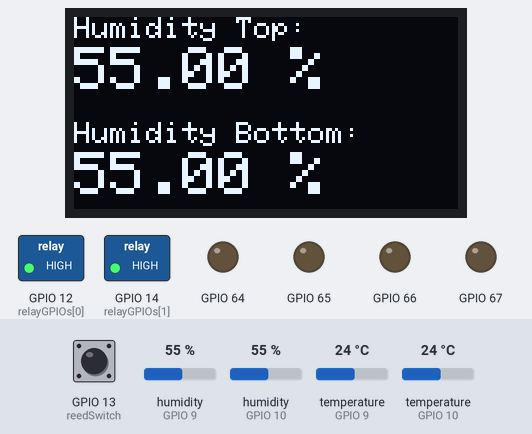
Bench run of a sketch on a simulated ESP8266 (NodeMCU). Parts: 128×64 one-colour display, switched loads named in the sketch (green lamp = pin HIGH), output pins drawn as LEDs (lit = HIGH). The test bench sets the inputs (shaded band); at power-on: GPIO 13 (reedSwitch) HIGH, humidity (sensors on GPIO 9, GPIO 10) 55 %, temperature (sensors on GPIO 9, GPIO 10) 24 °C. WiFi joins after 1.5 s; servers stay silent unless stated; what the sketch prints to the serial monitor is not drawn.

Above: at 6.9 s.
7.0 s: GPIO 13 (reedSwitch) pulled LOW for 0.15 s
At 11.9 s:
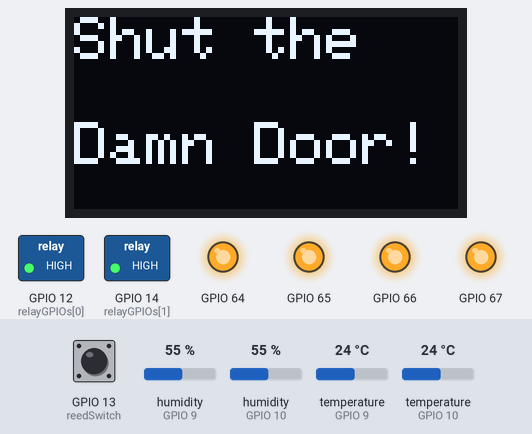
12.2 s: GPIO 13 (reedSwitch) pulled LOW for 1 s
At 17.7 s:
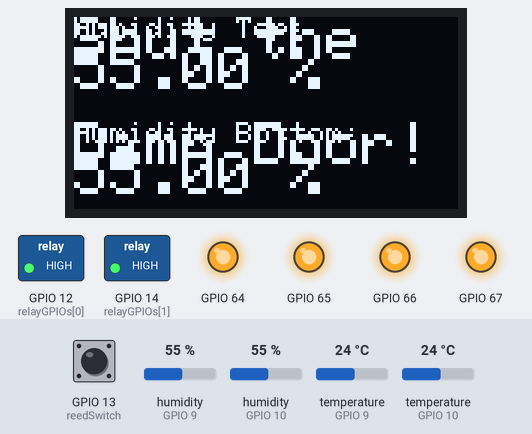
17.8 s: GPIO 13 (reedSwitch) pulled LOW for 0.15 s
At 22.5 s:
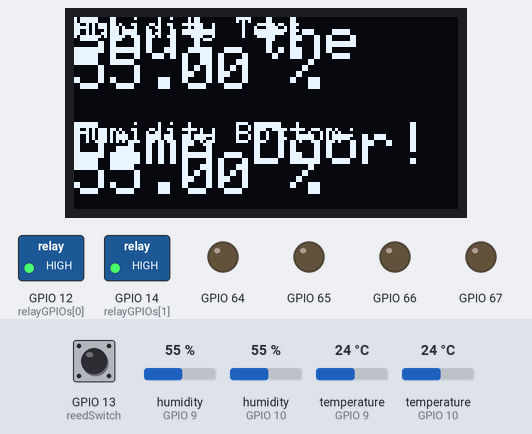
25.3 s: humidity (sensor on GPIO 9) set to 63 %
At 28.4 s:
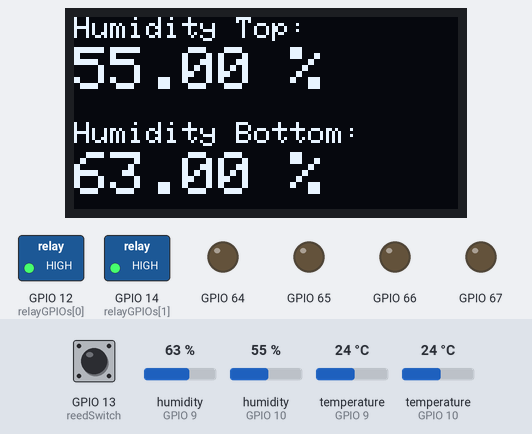
29.3 s: humidity (sensor on GPIO 9) set to 66 %
At 32.6 s:
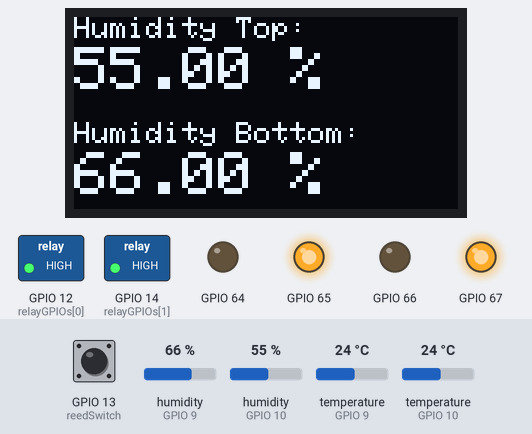
33.4 s: humidity (sensor on GPIO 10) set to 63 %
At 36.7 s:
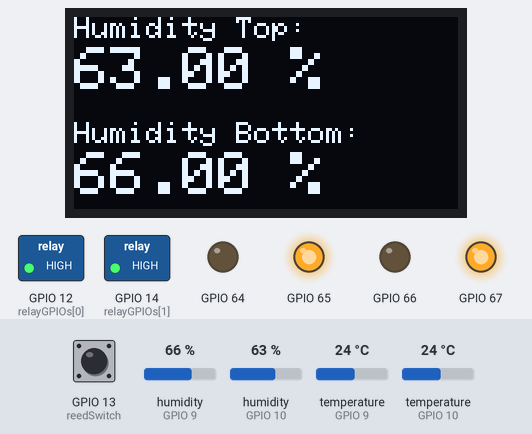
37.5 s: humidity (sensor on GPIO 10) set to 66 %
Timing chart, 0 to 40.5 s (numbered marks = the images above; inputs shaded):
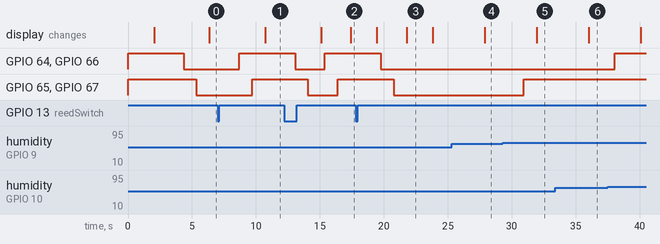

Measured:
- the behaviour switches between 64 and 65 % on humidity (sensor on GPIO 9) (found by bisection; images 4 and 5)
- after the input at 7.0 s, GPIO 64, GPIO 66: LOW → HIGH after 1.7 s; GPIO 65, GPIO 67: LOW → HIGH after 2.7 s; the display: changes after 3.7 s (image 1)
- after the input at 12.2 s, GPIO 64, GPIO 66: HIGH → LOW after 0.87 s, → HIGH 2.3 s later; GPIO 65, GPIO 67: HIGH → LOW after 1.9 s, → HIGH 2.3 s later; the display: first changes after 2.9 s (image 2 shows a later state)
- after the input at 17.8 s, GPIO 64, GPIO 66: HIGH → LOW after 2.0 s; GPIO 65, GPIO 67: HIGH → LOW after 3.0 s
- after the input at 25.3 s, the display: changes after 2.6 s (image 4)
- after the input at 29.3 s, GPIO 65, GPIO 67: LOW → HIGH after 1.6 s; the display: changes after 2.7 s (image 5)
- after the input at 33.4 s, the display: changes after 2.6 s (image 6)
- after the input at 37.5 s, GPIO 64, GPIO 66: LOW → HIGH after 0.55 s

The sketch:

OTA_sheets_telegram_door_state_humi.ino
```cpp
// Import required libraries

#include <Arduino.h>
#include <ESP8266WiFi.h>
#include <Hash.h>
#include <ESPAsyncTCP.h>
#include <ESPAsyncWebServer.h>
#include <Adafruit_Sensor.h>
#include <DHT.h>
#include <WiFiClientSecure.h>
#include <Wire.h>
#include <Adafruit_GFX.h>
#include <Adafruit_SSD1306.h>
#include <Adafruit_MCP23X17.h>
#include <ArduinoOTA.h>
#include "config.h"

#include <UniversalTelegramBot.h>
#include <ArduinoJson.h>

DHT dht1(DHTPIN1, DHTTYPE);
DHT dht2(DHTPIN2, DHTTYPE);

// current temperature & humidity, updated in loop()
float t1 = 0.0;
float h1 = 0.0;
float t2 = 0.0;
float h2 = 0.0;

// Set to true to define Relay as Normally Open (NO)
#define RELAY_NO    true


const char* PARAM_INPUT_1 = "relay";
const char* PARAM_INPUT_2 = "state";

// Create AsyncWebServer object on port 80
AsyncWebServer server(80);

// Generally, you should use "unsigned long" for variables that hold time
// The value will quickly become too large for an int to store
unsigned long previousMillis = 0;    // will store last time DHT was updated
unsigned long previousupdateMillis = 0; //will store the last time Google Sheets was updated
unsigned long previousTeleMillis = 0;

const long Teleinterval = 1500;
const long interval = 4000;  // Updates DHT readings every 4000 milliseconds
//long updateInterval = 30000; //Updates Google Sheets every 30 secs while testing
long updateInterval = 900000; //Updates Google Sheets every 15 mins

// Detects whenever the door changed state
bool changeState = false;
// Holds reedswitch state (1=opened, 0=close)
bool state;
String doorState;

// Initialize Telegram BOT
#define BOTtoken ""  // your Bot Token (Get from Botfather)
// Use @myidbot to find out the chat ID of an individual or a group
// Also note that you need to click "start" on a bot before it can
// message you
#define CHAT_ID ""

X509List cert(TELEGRAM_CERTIFICATE_ROOT);
WiFiClientSecure client;
UniversalTelegramBot bot(BOTtoken, client);

// Runs whenever the reedswitch changes state
ICACHE_RAM_ATTR void changeDoorStatus() {
  debugln("State changed");
  changeState = true;
}


const char index_html[] PROGMEM = R"rawliteral(
<!DOCTYPE HTML><html>
<head>
  <meta name="viewport" content="width=device-width, initial-scale=1">
  <link rel="stylesheet" href="https://use.fontawesome.com/releases/v5.7.2/css/all.css" integrity="sha384-fnmOCqbTlWIlj8LyTjo7mOUStjsKC4pOpQbqyi7RrhN7udi9RwhKkMHpvLbHG9Sr" crossorigin="anonymous">
  <style>
    html {
     font-family: Arial;
     display: inline-block;
     margin: 0px auto;
     text-align: center;
    }
    h2 { font-size: 1.5rem; }
    p { font-size: 1.5rem; }
    .units { font-size: 1rem; }
    .dht-labels{
      font-size: 1rem;
      vertical-align:middle;
      padding-bottom: 12px;
    }
	.switch {position: relative; display: inline-block; width: 60px; height: 34px}
    .switch input {display: none}
    .slider {position: absolute; top: 0; left: 0; right: 0; bottom: 0; background-color: #ccc; border-radius: 17px}
    .slider:before {position: absolute; content: ""; height: 26px; width: 26px; left: 4px; bottom: 4px; background-color: #fff; -webkit-transition: .4s; transition: .4s; border-radius: 34px}
    input:checked+.slider {background-color: #2196F3}
    input:checked+.slider:before {-webkit-transform: translateX(26px); -ms-transform: translateX(26px); transform: translateX(26px)}
  </style>
</head>
<body>
  <h2>Wineador Top:</h2>
    <p>
    <i class="fas fa-thermometer-half" style="color:#059e8a;"></i>
    <span class="dht-labels">Temperature</span>
    <span id="temperature1">t1</span>
    <sup class="units">&deg;F</sup>


    <i class="fas fa-tint" style="color:#00add6;"></i>
    <span class="dht-labels">Humidity</span>
    <span id="humidity1">h1</span>
    <sup class="units">&#37</sup>
  </p>

  <h2>Wineador Bottom:</h2>
   <p>
    <i class="fas fa-thermometer-half" style="color:#059e8a;"></i>
    <span class="dht-labels">Temperature</span>
    <span id="temperature2">t2</span>
    <sup class="units">&deg;F</sup>


    <i class="fas fa-tint" style="color:#00add6;"></i>
    <span class="dht-labels">Humidity</span>
    <span id="humidity2">h2</span>
    <sup class="units">&#37</sup>
  </p>
    <p>
    <i class="fas fa-door-open"></i>
    <span class="door-labels">The Door is</span>
    <span id="doorState">doorState</span>
  </p>

    <h2>Fan Relays</h2>
  %BUTTONPLACEHOLDER%
<script>function toggleCheckbox(element) {
  var xhr = new XMLHttpRequest();
  if(element.checked){ xhr.open("GET", "/update?relay="+element.id+"&state=1", true); }
  else { xhr.open("GET", "/update?relay="+element.id+"&state=0", true); }
  xhr.send();
}</script>
</body>
<script>

setInterval(function ( ) {
  var xhttp = new XMLHttpRequest();
  xhttp.onreadystatechange = function() {
    if (this.readyState == 4 && this.status == 200) {
      document.getElementById("temperature1").innerHTML = this.responseText;
    }
  };
  xhttp.open("GET", "/temperature1", true);
  xhttp.send();
}, 4000 ) ; // webpage refresh rate

setInterval(function ( ) {
  var xhttp = new XMLHttpRequest();
  xhttp.onreadystatechange = function() {
    if (this.readyState == 4 && this.status == 200) {
      document.getElementById("humidity1").innerHTML = this.responseText;
    }
  };
  xhttp.open("GET", "/humidity1", true);
  xhttp.send();
}, 4000 ) ;

setInterval(function ( ) {
  var xhttp = new XMLHttpRequest();
  xhttp.onreadystatechange = function() {
    if (this.readyState == 4 && this.status == 200) {
      document.getElementById("temperature2").innerHTML = this.responseText;
    }
  };
  xhttp.open("GET", "/temperature2", true);
  xhttp.send();
}, 4000 ) ; // webpage refresh rate

setInterval(function ( ) {
  var xhttp = new XMLHttpRequest();
  xhttp.onreadystatechange = function() {
    if (this.readyState == 4 && this.status == 200) {
      document.getElementById("humidity2").innerHTML = this.responseText;
    }
  };
  xhttp.open("GET", "/humidity2", true);
  xhttp.send();
}, 4000 ) ;

setInterval(function ( ) {
  var xhttp = new XMLHttpRequest();
  xhttp.onreadystatechange = function() {
    if (this.readyState == 4 && this.status == 200) {
      document.getElementById("doorState").innerHTML = this.responseText;
    }
  };
  xhttp.open("GET", "/doorState", true);
  xhttp.send();
}, 4000 ) ;

</script>
</html>)rawliteral";

String relayState(int numRelay){
  if(RELAY_NO){
    if(digitalRead(relayGPIOs[numRelay-1])){
      return "";
    }
    else {
      return "checked";
    }
  }
  else {
    if(digitalRead(relayGPIOs[numRelay-1])){
      return "checked";
    }
    else {
      return "";
    }
  }
  return "";
}

// Replaces placeholder with button section in your web page
String processor(const String& var){
  //Serial.println(var);
  if(var == "BUTTONPLACEHOLDER"){
    String buttons ="";
    for(int i=1; i<=NUM_RELAYS; i++){
      String relayStateValue = relayState(i);
      buttons+= "<h4>Fan #" + String(i) + "</h4><label class=\"switch\"><input type=\"checkbox\" onchange=\"toggleCheckbox(this)\" id=\"" + String(i) + "\" "+ relayStateValue +"><span class=\"slider\"></span></label>";
    }
    return buttons;
  }
/*  if(var == "TEMPERATURE1"){
    return String(t1);
  }
  else if(var == "HUMIDITY1"){
    return String(h1);
  }
  else if(var == "TEMPERATURE2"){
    return String(t2);
  }
  else if(var == "HUMIDITY2"){
    return String(h2);
  }
 */
  return String();
}

void setup(){

  // Serial port for debugging purposes
  Serial.begin(115200);

    // uncomment appropriate mcp.begin
  if (!mcp.begin_I2C()) {
  //if (!mcp.begin_SPI(CS_PIN)) {
    debugln("Error.");
    while (1);
  }

//Turn off relay outputs in case there's an issue before readings start:
  mcp.digitalWrite(humi1,HIGH);
  mcp.digitalWrite(fan1,HIGH);
  mcp.digitalWrite(humi2,HIGH);
  mcp.digitalWrite(fan2,HIGH);

  // Read the current door state
  pinMode(reedSwitch, INPUT_PULLUP);
  state = digitalRead(reedSwitch);
  // Set the reedswitch pin as interrupt, assign interrupt function and set CHANGE mode
  attachInterrupt(digitalPinToInterrupt(reedSwitch), changeDoorStatus, CHANGE);

    // Connect to Wi-Fi
  WiFi.begin(ssid, password);
  debugln("Connecting to WiFi");
  while (WiFi.status() != WL_CONNECTED) {
    delay(1000);
    Serial.print(".");
  }

  client.setTrustAnchors(&cert); // Add root certificate for api.telegram.org

    if(!display.begin(SSD1306_SWITCHCAPVCC, 0x3C)) {
    debugln(F("SSD1306 allocation failed"));
    for(;;);
  }
  delay(2000);
  display.clearDisplay();
  display.setTextColor(WHITE);

  // Print ESP8266 Local IP Address
  Serial.println(WiFi.localIP());

  // Start server
  server.begin();

  dht1.begin();
  dht2.begin();
  mcp.pinMode(humi1,OUTPUT);
  mcp.pinMode(humi2,OUTPUT);
  mcp.pinMode(fan1,OUTPUT);
  mcp.pinMode(fan2,OUTPUT);

  // Set all relays to off when the program starts - if set to Normally Open (NO), the relay is off when you set the relay to HIGH
  for(int i=1; i<=NUM_RELAYS; i++){
    pinMode(relayGPIOs[i-1], OUTPUT);
    if(RELAY_NO){
      digitalWrite(relayGPIOs[i-1], HIGH);
    }
    else{
      digitalWrite(relayGPIOs[i-1], LOW);
    }
  }

  // Route for root / web page
  server.on("/", HTTP_GET, [](AsyncWebServerRequest *request){
    request->send_P(200, "text/html", index_html, processor);
  });
  server.on("/temperature1", HTTP_GET, [](AsyncWebServerRequest *request){
    request->send_P(200, "text/plain", String(t1).c_str());
  });
  server.on("/humidity1", HTTP_GET, [](AsyncWebServerRequest *request){
    request->send_P(200, "text/plain", String(h1).c_str());
  });
    server.on("/temperature2", HTTP_GET, [](AsyncWebServerRequest *request){
    request->send_P(200, "text/plain", String(t2).c_str());
  });
  server.on("/humidity2", HTTP_GET, [](AsyncWebServerRequest *request){
    request->send_P(200, "text/plain", String(h2).c_str());
  });
  server.on("/doorState", HTTP_GET, [](AsyncWebServerRequest *request) {
    request->send_P(200, "text/plain", String(doorState).c_str());
  });

   // Send a GET request to <ESP_IP>/update?relay=<inputMessage>&state=<inputMessage2>
  server.on("/update", HTTP_GET, [] (AsyncWebServerRequest *request) {
    String inputMessage;
    String inputParam;
    String inputMessage2;
    String inputParam2;
    // GET input1 value on <ESP_IP>/update?relay=<inputMessage>
    if (request->hasParam(PARAM_INPUT_1) & request->hasParam(PARAM_INPUT_2)) {
      inputMessage = request->getParam(PARAM_INPUT_1)->value();
      inputParam = PARAM_INPUT_1;
      inputMessage2 = request->getParam(PARAM_INPUT_2)->value();
      inputParam2 = PARAM_INPUT_2;
      if(RELAY_NO){
        debug("NO ");
        digitalWrite(relayGPIOs[inputMessage.toInt()-1], !inputMessage2.toInt());
      }
      else{
        debug("NC ");
        digitalWrite(relayGPIOs[inputMessage.toInt()-1], inputMessage2.toInt());
      }
    }
    else {
      inputMessage = "No message sent";
      inputParam = "none";
    }
    debugln(inputMessage + inputMessage2);
    request->send(200, "text/plain", "OK");
  });

  ArduinoOTA.onStart([]() {
    String type;
    if (ArduinoOTA.getCommand() == U_FLASH) {
      type = "sketch";
    } else {  // U_FS
      type = "filesystem";
    }
    // NOTE: if updating FS this would be the place to unmount FS using FS.end()
    debugln("Start updating " + type);
  });
  ArduinoOTA.onEnd([]() {
    debugln("\nEnd");
  });
  ArduinoOTA.onProgress([](unsigned int progress, unsigned int total) {
    Serial.printf("Progress: %u%%\r", (progress / (total / 100)));
  });
  ArduinoOTA.onError([](ota_error_t error) {
    Serial.printf("Error[%u]: ", error);
    if (error == OTA_AUTH_ERROR) {
      debugln("Auth Failed");
    } else if (error == OTA_BEGIN_ERROR) {
      debugln("Begin Failed");
    } else if (error == OTA_CONNECT_ERROR) {
      debugln("Connect Failed");
    } else if (error == OTA_RECEIVE_ERROR) {
      debugln("Receive Failed");
    } else if (error == OTA_END_ERROR) {
      debugln("End Failed");
    }
  });
  ArduinoOTA.begin();

  client.setInsecure();

  bot.sendMessage(CHAT_ID, "Bot started up", "");

}

void loop(){

  //OTA Updater
  ArduinoOTA.handle();

  unsigned long currentMillis = millis();
  if (currentMillis - previousMillis >= interval) {

    // save the last time you updated the DHT values
    previousMillis = currentMillis;

    // Read temperature as Fahrenheit (isFahrenheit = true)
    float newT1 = dht1.readTemperature(true);
    float newT2 = dht2.readTemperature(true);

    // if temperature read failed, don't change t value
    if (isnan(newT1)) {
      debugln("Failed to read from DHT1 sensor!");
    }
    else {
      t1 = newT1;
      debugln(t1);
    }
    if (isnan(newT2)) {
      debugln("Failed to read from DHT2 sensor!");
    }
    else {
      t2 = newT2;
      debugln(t2);
    }

    // Read Humidity
    float newH1 = dht1.readHumidity();
    float newH2 = dht2.readHumidity();

      h1 = newH1;
      h2 = newH2;
      debugln(h1);
      debugln(h2);

      // clear display
  display.clearDisplay();

    }

  if (changeState){
    unsigned long currentTeleMillis = millis();
    if(currentTeleMillis - previousTeleMillis >= Teleinterval) {
      previousTeleMillis = currentTeleMillis;
      // If a state has occured, invert the current door state
        state = !state;
        if(state) {
          doorState = "closed";
        }
        else{
          doorState = "open";
        }
        changeState = false;
        debugln(state);
        Serial.println(doorState);

        //Send notification
        bot.sendMessage(CHAT_ID, "The door is " + doorState, "");

    }
  }

//Turn the top humidifier and fans off if the humidity is above 65% or the sensor fails
//Else turn the humidifier on
if(state == 0 || h1>64 || isnan(h1) || (h1) == 0){
  mcp.digitalWrite(humi1,HIGH);
  mcp.digitalWrite(fan1,HIGH);
  debugln("TOP humidity g2g or door open");
  delay(1000);
}else{
  mcp.digitalWrite(humi1,LOW);
  mcp.digitalWrite(fan1,LOW);
  debugln("TOP humidity low");
  delay(1000);
}

//Turn the bottom humidifier and fans off if the humidity is above 65% or the sensor fails
//Else turn the humidifier on
if(state == 0 || h2>64 || isnan(h2) || (h2) == 0){
  mcp.digitalWrite(humi2,HIGH);
  mcp.digitalWrite(fan2,HIGH);
  debugln("BOTTOM humidity g2g or door open");
  delay(1000);
}else{
  mcp.digitalWrite(humi2,LOW);
  mcp.digitalWrite(fan2,LOW);
  debugln("BOTTOM humidity low");
  delay(1000);
}

  //Use LCD to print the Humidities or tell people to shut the door
  if (state == 0) {
    display.setTextSize(2);
    display.setCursor(0, 0);
    display.print("Shut the");
    display.setTextSize(2);
    display.setCursor(0, 35);
    display.print("Damn Door!");
    yield();
}else
  {
    // display top humidity
    display.setTextSize(1);
    display.setCursor(0, 0);
    display.print("Humidity Top: ");
    display.setTextSize(2);
    display.setCursor(0, 10);
    display.print(h1);
    display.print(" %");
    // display bottom humidity
    display.setTextSize(1);
    display.setCursor(0, 35);
    display.print("Humidity Bottom: ");
    display.setTextSize(2);
    display.setCursor(0, 45);
    display.print(h2);
    display.print(" %");
    yield();
}

  display.display();

  unsigned long currentupdateMillis = millis();
  if (currentupdateMillis - previousupdateMillis >= updateInterval) {

    previousupdateMillis = currentupdateMillis;  // save the last time you updated the Google Sheets values

 //----------------------------------------Connect to Google host
 if (!client.connect(host2, httpsPort)) {
 Serial.println("connection failed");
 return;
 yield();
 }

 //----------------------------------------Processing data and sending data

 String url = "/macros/s/" + GAS_ID + "/exec?temperature_top=" + (t1)  + "&temperature_bottom=" + (t2) + "&humidity_top=" + (h1) + "&humidity_bottom=" + (h2);
 Serial.print("requesting URL: ");
 Serial.println(url);

 client.print(String("GET ") + url + " HTTP/1.1\r\n" +
 "Host: " + host2 + "\r\n" +
 "User-Agent: BuildFailureDetectorESP32 \r\n" +
 "Connection: close\r\n\r\n");

 Serial.println("request sent");
 //----------------------------------------

 //----------------------------------------Checking whether the data was sent successfully or not
 while (client.connected()) {
 String line = client.readStringUntil('\n');
 if (line == "\r") {
 Serial.println("headers received");
 break;
 }
 }

  }
}
```

config.h
```cpp
/*

Add all of your definitions and declarations here.
For the reed switch -> D7 to NC, COM to GND on board!


*/
const char* host = "iot-web";
const char* ssid = "YOUR WIFI SSID";
const char* password = "YOUR WIFI PASSWORD";
const char* host2 = "script.google.com";
const int httpsPort = 443;
Adafruit_MCP23X17 mcp;

String GAS_ID = "YOUR GOOGLE SHEETS ID";  //--> spreadsheet script ID

#define SCREEN_WIDTH 128  // OLED display width, in pixels
#define SCREEN_HEIGHT 64  // OLED display height, in pixels

// Declaration for an SSD1306 display connected to I2C (SDA, SCL pins)
Adafruit_SSD1306 display(SCREEN_WIDTH, SCREEN_HEIGHT, &Wire, -1);

#define DHTPIN1 10  //SD3 Digital pin connected to the DHT sensor for top sensor
#define DHTPIN2 9   //SD2 Digital pin connected to the DHT sensor for bottom sensor
#define humi1 0     //MCP pin A0, Top humidifier
#define humi2 1     //MCP pin A1, bottom humidifier
#define fan1 2      //MCP pin A2
#define fan2 3      //MCP pin A3

// Set GPIO for reedswitch
const int reedSwitch = 13;  // D7 on NodeMCU. Couldn't get the MCP to work with this interrupt.

// Set number of relays
#define NUM_RELAYS 2

// Assign each GPIO to a relay for the fans to run without the humidifier
int relayGPIOs[NUM_RELAYS] = { 12, 14 };  //12 is D6, 14 is D5

// Uncomment the type of sensor in use:
//#define DHTTYPE DHT11  // DHT 11
#define DHTTYPE DHT22  // DHT 22 (AM2302)
//#define DHTTYPE DHT21 // DHT 21 (AM2301)

//Turn off serial.println. 0 = Off, 1 = On
#define DEBUG 0
//#define DEBUG 1

//These lines will turn of serial printing of errors for final code to make it smaller and faster to load
#if DEBUG == 1
#define debug(x) Serial.print(x)
#define debugln(x) Serial.println(x)
#else
#define debug(x)
#define debugln(x)
#endif
```
